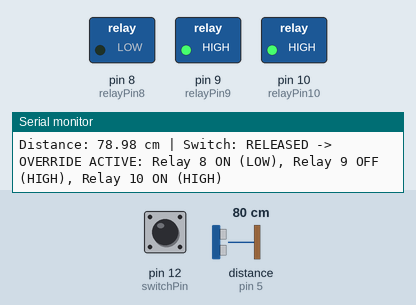
Simulated run of this sketch. Board: Arduino Uno, built with avr-gcc and run on an emulated ATmega328P. Parts: switched loads named in the sketch (green lamp = pin HIGH), the last lines printed to the serial monitor. Wiring (inferred from the names in the program): ultrasonic range finder: trigger pin 4; echo pin 5. The test bench sets the inputs (shaded band); at power-on: distance to the obstacle (sensor on pin 5) 80 cm, pin 12 (switchPin) HIGH. The echo pulse lasts 58.3 µs per cm; pins used as bus, display or sensor lines are not drawn.

Above: at 1.2 s.
1.3 s: distance to the obstacle (sensor on pin 5) set to 7 cm
3.3 s: distance to the obstacle (sensor on pin 5) set to 4 cm
At 4.6 s:
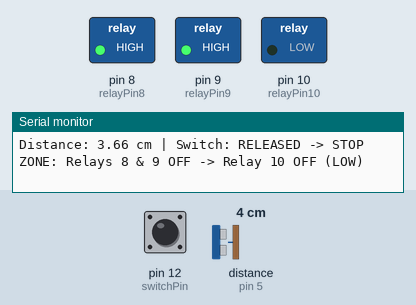
4.9 s: pin 12 (switchPin) pulled LOW for 0.2 s
At 5.08 s:
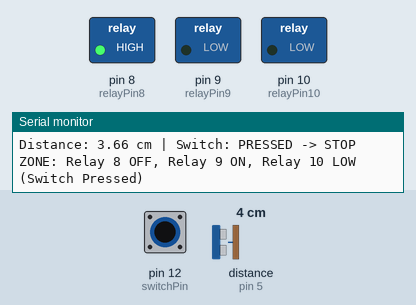
6.7 s: pin 12 (switchPin) pulled LOW for 1 s
At 9.0 s:
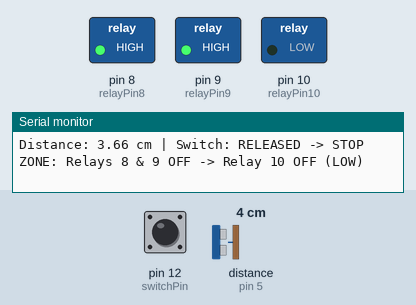
10.7 s: pin 12 (switchPin) pulled LOW for 3.2 s
At 11.6 s:
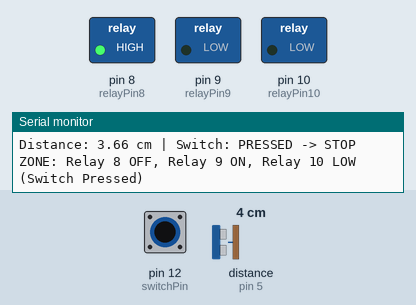
15.4 s: distance to the obstacle (sensor on pin 5) set to 18 cm
17.4 s: distance to the obstacle (sensor on pin 5) set to 21 cm
At 18.4 s:
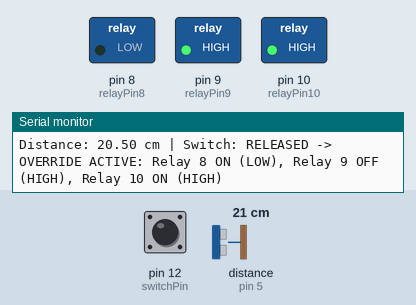
Timing chart, 0 to 20.4 s (numbered marks = the images above; inputs shaded):
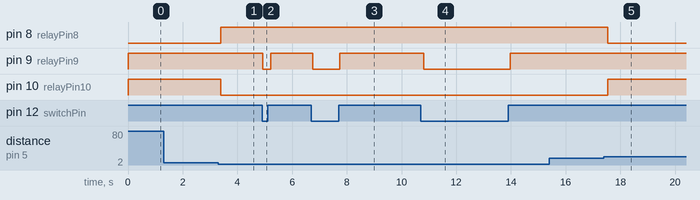

The sketch:

FINAL_ONITHISEMINDI.ino
```cpp
const int trigPin = 4;
const int echoPin = 5;

// Relay pin definitions
const int relayPin8 = 8;
const int relayPin9 = 9;
const int relayPin10 = 10;

// Switch pin definition
const int switchPin = 12;

// Track state initialization
bool isInitialized = false;

void setup() {
  Serial.begin(9600);

  pinMode(trigPin, OUTPUT);
  pinMode(echoPin, INPUT);

  pinMode(relayPin8, OUTPUT);
  pinMode(relayPin9, OUTPUT);
  pinMode(relayPin10, OUTPUT); // Configure Relay 10 as output

  // Configure switch pin with internal pull-up resistor
  pinMode(switchPin, INPUT_PULLUP);

  // Default initial state
  digitalWrite(relayPin8, HIGH);
  digitalWrite(relayPin9, HIGH);
  digitalWrite(relayPin10, LOW); // OFF when Relays 8 & 9 are HIGH
}

void loop() {
  // Clear the trigPin
  digitalWrite(trigPin, LOW);
  delayMicroseconds(2);

  // Send a 10µs HIGH pulse
  digitalWrite(trigPin, HIGH);
  delayMicroseconds(10);
  digitalWrite(trigPin, LOW);

  // Read the echoPin (timeout set to 30000µs)
  long duration = pulseIn(echoPin, HIGH, 30000);

  // Calculate distance in centimeters
  float distanceCm = duration * 0.034 / 2;

  // Read switch state (LOW when pressed due to INPUT_PULLUP)
  bool switchPressed = (digitalRead(switchPin) == LOW);

  Serial.print("Distance: ");
  Serial.print(distanceCm);
  Serial.print(" cm | Switch: ");
  Serial.print(switchPressed ? "PRESSED" : "RELEASED");
  Serial.print(" -> ");

  // 1. Timeout / Invalid reading -> Keep previous state
  if (distanceCm == 0) {
    Serial.println("Sensor error -> Holding previous state");
  }
  // 2. Sensor OVERRIDE Condition (>= 15cm)
  else if (distanceCm >= 19.0) {
    digitalWrite(relayPin8, LOW);   // Turn ON Relay 8
    digitalWrite(relayPin9, HIGH);  // Turn OFF Relay 9
    digitalWrite(relayPin10, HIGH); // Relay 8 is ON -> Keep Relay 10 ON
    isInitialized = true;
    Serial.println("OVERRIDE ACTIVE: Relay 8 ON (LOW), Relay 9 OFF (HIGH), Relay 10 ON (HIGH)");
  }
  // 3. Sensor STOP Condition (<= 5cm) -> Relay 8 stops, Switch controls Relays 9 & 10
  else if (distanceCm <= 5.0) {
    digitalWrite(relayPin8, HIGH); // Turn OFF Relay 8 (Motor up stopped)

    if (switchPressed) {
      digitalWrite(relayPin9, LOW);   // Turn ON Relay 9
      digitalWrite(relayPin10, LOW);  // Relay 9 is ON -> Maintain current active state
      Serial.println("STOP ZONE: Relay 8 OFF, Relay 9 ON, Relay 10 LOW (Switch Pressed)");
    } else {
      digitalWrite(relayPin9, HIGH);  // Turn OFF Relay 9
      digitalWrite(relayPin10, LOW);  // BOTH 8 & 9 OFF -> Turn Relay 10 OFF (LOW)
      Serial.println("STOP ZONE: Relays 8 & 9 OFF -> Relay 10 OFF (LOW)");
    }
    isInitialized = true;
  }
  // 4. In-between Zone (6cm - 14cm)
  else {
    if (!isInitialized) {
      // First run on startup in 6-14cm range: Default Relay 8 ON
      digitalWrite(relayPin8, LOW);   // Turn ON Relay 8
      digitalWrite(relayPin9, HIGH);  // Turn OFF Relay 9
      digitalWrite(relayPin10, HIGH); // Relay 8 is ON -> Relay 10 ON
      isInitialized = true;
      Serial.println("Initial Boot (6-14cm): Relay 8 ON, Relay 9 OFF, Relay 10 ON");
    }
    else {
      // Check if Relay 8 was turned ON by sensor override logic
      bool sensorRunning = (digitalRead(relayPin8) == LOW);

      if (sensorRunning) {
        // Continue override mode until distance hits <= 5cm
        digitalWrite(relayPin9, HIGH);  // Relay 9 stays OFF
        digitalWrite(relayPin10, HIGH); // Relay 8 is ON -> Relay 10 stays ON
        Serial.println("Sensor sequence running: Relay 8 ON, Relay 9 OFF, Relay 10 ON");
      }
      else {
        // Switch control for Relays 9 & 10
        if (switchPressed) {
          digitalWrite(relayPin9, LOW);   // Turn ON Relay 9
          digitalWrite(relayPin10, HIGH);  // Relay 9 is ON -> Relay 10 active
          Serial.println("Switch control: Relay 9 ON, Relay 10 HIGH");
        } else {
          digitalWrite(relayPin9, HIGH);  // Turn OFF Relay 9
          digitalWrite(relayPin10, LOW);  // BOTH 8 & 9 OFF -> Turn Relay 10 OFF (LOW)
          Serial.println("Switch control: Relays 8 & 9 OFF -> Relay 10 OFF (LOW)");
        }
      }
    }
  }

  delay(100); // Fast response time for switch reaction
}
```

Measured:
- the behaviour switches between 6 and 5 cm on distance to the obstacle (sensor on pin 5) (found by bisection; images 0 and 1)
- the behaviour switches between 19 and 20 cm on distance to the obstacle (sensor on pin 5) (found by bisection; images 4 and 5)
- after the input at 3.3 s, pin 8 (relayPin8): LOW → HIGH after 0.09 s; pin 10 (relayPin10): HIGH → LOW after 0.09 s
- after the input at 4.9 s, pin 9 (relayPin9): HIGH → LOW at once, → HIGH 0.29 s later
- after the input at 6.7 s, pin 9 (relayPin9): HIGH → LOW after 0.05 s, → HIGH 1.0 s later
- after the input at 10.7 s, pin 9 (relayPin9): HIGH → LOW after 0.12 s, → HIGH 3.2 s later
- after the input at 17.4 s, pin 8 (relayPin8): HIGH → LOW after 0.13 s; pin 10 (relayPin10): LOW → HIGH after 0.13 s
